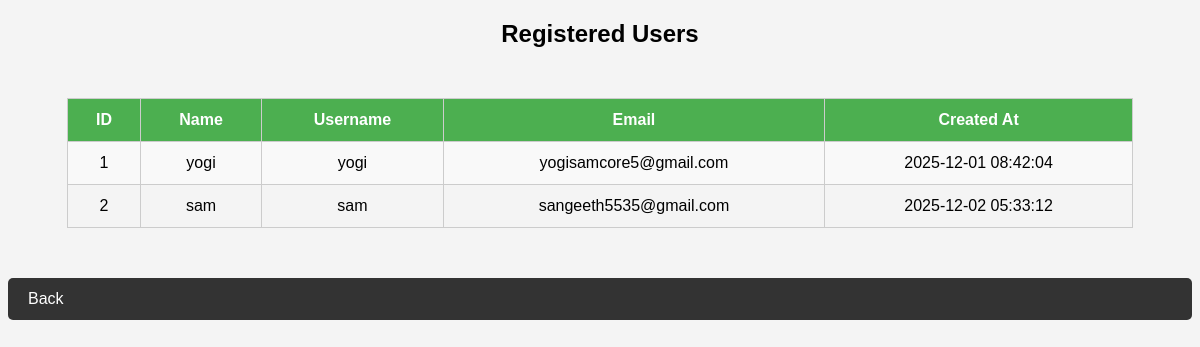
The app's page /admin/view_users, older data.
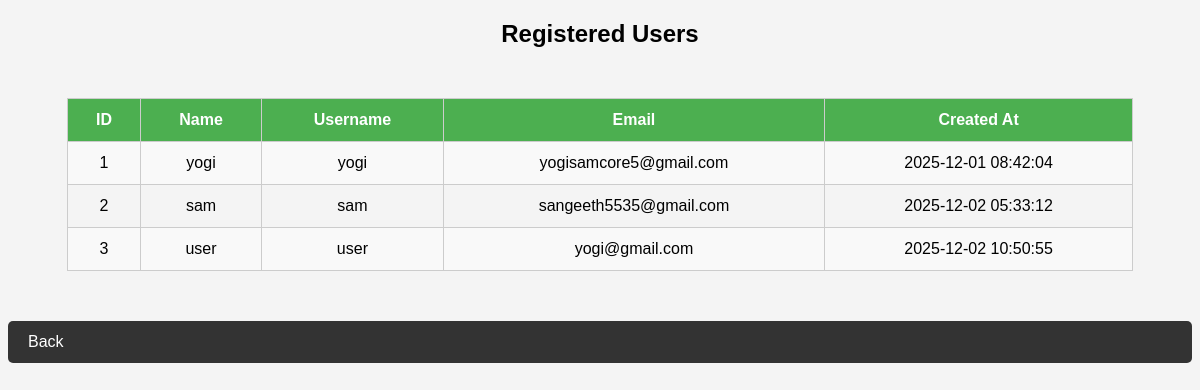
The same page, newer data.
### tables this page shows
CREATE TABLE users (
            id INTEGER PRIMARY KEY AUTOINCREMENT,
            username TEXT UNIQUE NOT NULL,
            email TEXT UNIQUE NOT NULL,
            name TEXT NOT NULL,
            password TEXT NOT NULL,
            created_at TIMESTAMP DEFAULT CURRENT_TIMESTAMP
        );

### app.py (the view)
@app.route('/admin/view_users')
def view_users():
    users = get_all_users()
    return render_template('admin_view_user.html', users=users)

### database.py (called while the page is built)
def get_db_connection():
    conn = sqlite3.connect(DATABASE)
    conn.row_factory = sqlite3.Row
    return conn

def get_all_users():
    conn = get_db_connection()
    cursor = conn.cursor()
    cursor.execute('SELECT id, username, email, name, created_at FROM users')
    users = cursor.fetchall()
    conn.close()
    return users

### templates/admin_view_user.html (shortened to what this page needs)
<!DOCTYPE html>
<html>
<head>
</head>
<body>
<h2 style="text-align:center;">Registered Users</h2>
<table>
    <tr>
        <th>ID</th>
        <th>Name</th>
        <th>Username</th>
        <th>Email</th>
        <th>Created At</th>
    </tr>
    {% for user in users %}
    <tr>
        <td>{{ user['id'] }}</td>
        <td>{{ user['name'] }}</td>
        <td>{{ user['username'] }}</td>
        <td>{{ user['email'] }}</td>
        <td>{{ user['created_at'] }}</td>
    </tr>
    {% endfor %}
</table>
<a class="back-btn" href="/admin_dashboard">Back</a>
</body>
</html>

### templates/admin_view_user.html (style rules this page uses)
body { background-color: #f4f4f4; font-family: Arial; }
table { width: 90%; margin: 50px auto; border-collapse: collapse; }
th, td { padding: 12px; border: 1px solid #ccc; text-align: center; }
th { background: #4CAF50; color: white; }
tr:nth-child(even) { background: #f9f9f9; }
.back-btn { display: block; margin: 20px auto; padding: 12px 20px; background: #333; color: white; text-decoration: none; border-radius: 5px; }

Row changes from the older to the newer data that the page shows:
added users: id "3", name "user", username "user", email "yogi@gmail.com", created_at "2025-12-02 10:50:55"
